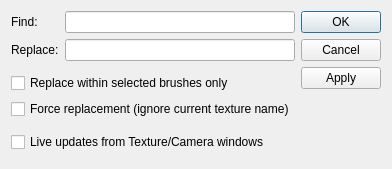
<?xml version="1.0" encoding="UTF-8"?>
<ui version="4.0">
 <class>FindReplaceDialog</class>
 <widget class="QDialog" name="FindReplaceDialog">
  <property name="geometry">
   <rect>
    <x>0</x>
    <y>0</y>
    <width>371</width>
    <height>169</height>
   </rect>
  </property>
  <property name="sizePolicy">
   <sizepolicy hsizetype="Preferred" vsizetype="Fixed">
    <horstretch>0</horstretch>
    <verstretch>0</verstretch>
   </sizepolicy>
  </property>
  <property name="windowTitle">
   <string>Find/Replace Textures</string>
  </property>
  <layout class="QHBoxLayout" name="horizontalLayout">
   <item>
    <layout class="QVBoxLayout" name="verticalLayout">
     <item>
      <layout class="QFormLayout" name="formLayout">
       <item row="0" column="0">
        <widget class="QLabel" name="label">
         <property name="text">
          <string>Find:</string>
         </property>
        </widget>
       </item>
       <item row="1" column="0">
        <widget class="QLabel" name="label_2">
         <property name="text">
          <string>Replace:</string>
         </property>
        </widget>
       </item>
       <item row="0" column="1">
        <widget class="QLineEdit" name="lineEdit"/>
       </item>
       <item row="1" column="1">
        <widget class="QLineEdit" name="lineEdit_2"/>
       </item>
      </layout>
     </item>
     <item>
      <spacer name="verticalSpacer">
       <property name="orientation">
        <enum>Qt::Vertical</enum>
       </property>
       <property name="sizeHint" stdset="0">
        <size>
         <width>20</width>
         <height>40</height>
        </size>
       </property>
      </spacer>
     </item>
     <item>
      <widget class="QCheckBox" name="checkBox">
       <property name="text">
        <string>Replace within selected brushes only</string>
       </property>
      </widget>
     </item>
     <item>
      <widget class="QCheckBox" name="checkBox_2">
       <property name="text">
        <string>Force replacement (ignore current texture name)</string>
       </property>
      </widget>
     </item>
     <item>
      <spacer name="verticalSpacer_3">
       <property name="orientation">
        <enum>Qt::Vertical</enum>
       </property>
       <property name="sizeHint" stdset="0">
        <size>
         <width>20</width>
         <height>40</height>
        </size>
       </property>
      </spacer>
     </item>
     <item>
      <widget class="QCheckBox" name="checkBox_3">
       <property name="text">
        <string>Live updates from Texture/Camera windows</string>
       </property>
      </widget>
     </item>
     <item>
      <spacer name="verticalSpacer_2">
       <property name="orientation">
        <enum>Qt::Vertical</enum>
       </property>
       <property name="sizeHint" stdset="0">
        <size>
         <width>20</width>
         <height>40</height>
        </size>
       </property>
      </spacer>
     </item>
    </layout>
   </item>
   <item>
    <widget class="QDialogButtonBox" name="buttonBox">
     <property name="orientation">
      <enum>Qt::Vertical</enum>
     </property>
     <property name="standardButtons">
      <set>QDialogButtonBox::Apply|QDialogButtonBox::Cancel|QDialogButtonBox::Ok</set>
     </property>
     <property name="centerButtons">
      <bool>false</bool>
     </property>
    </widget>
   </item>
  </layout>
 </widget>
 <resources/>
 <connections>
  <connection>
   <sender>buttonBox</sender>
   <signal>accepted()</signal>
   <receiver>FindReplaceDialog</receiver>
   <slot>accept()</slot>
   <hints>
    <hint type="sourcelabel">
     <x>248</x>
     <y>254</y>
    </hint>
    <hint type="destinationlabel">
     <x>157</x>
     <y>274</y>
    </hint>
   </hints>
  </connection>
  <connection>
   <sender>buttonBox</sender>
   <signal>rejected()</signal>
   <receiver>FindReplaceDialog</receiver>
   <slot>reject()</slot>
   <hints>
    <hint type="sourcelabel">
     <x>316</x>
     <y>260</y>
    </hint>
    <hint type="destinationlabel">
     <x>286</x>
     <y>274</y>
    </hint>
   </hints>
  </connection>
 </connections>
</ui>
